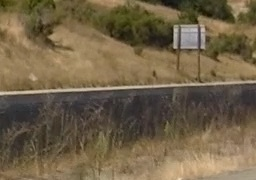
#> input picture test/equal_frames_0.jpg, 256 x 180 px; its folder holds 4 pictures in this run
$ python resize.py
#> lines starting #> are read from the running program, lines starting #| are printed output that depends on the picture
# Takes pictures from a file and resizes them to a given size (1280x720 in our case)
# and saves them in a new folder
# This is necessary because the algorithm only works for pictures of a certain size

import cv2
import os

# Set the input and output directories
input_dir = "test"
output_dir = "test_resized"

# Iterate over the files in the input directory
for file in os.listdir(input_dir):
    # Read the image
    image = cv2.imread(os.path.join(input_dir, file))
#> image is the input picture: shape (180, 256, 3); mean B, G, R 72.1, 97.9, 113.5

    # Resize the image
    resized_image = cv2.resize(image, (1280, 720))
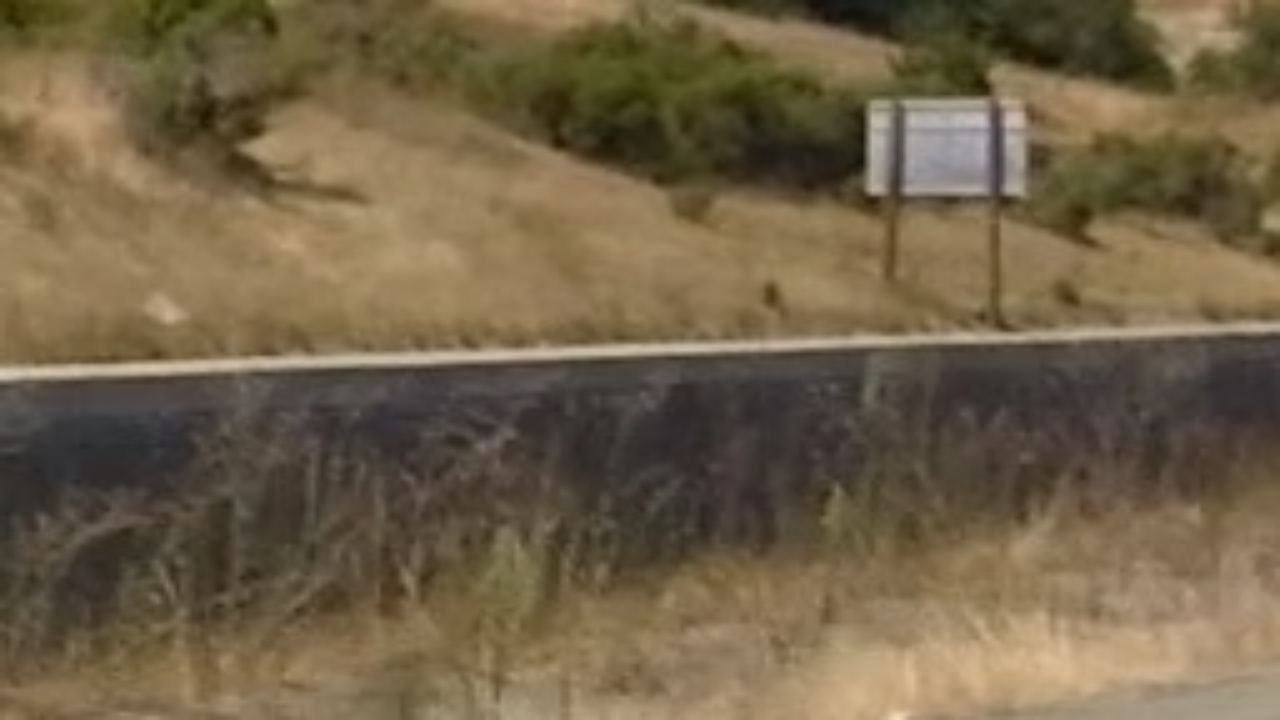
#> resized_image: shape (720, 1280, 3); mean B, G, R 72, 97.8, 113.4

    # Save the resized image
    cv2.imwrite(os.path.join(output_dir, file), resized_image)
#> pass 2 of the loop `for file in os.listdir(input_dir):`:
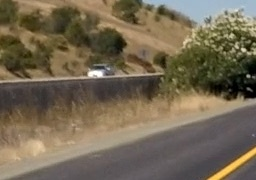
#> input picture test/equal_frames_1.jpg, 256 x 180 px
#> image is the input picture: shape (180, 256, 3); mean B, G, R 82.7, 104, 116.2
#> `resized_image = cv2.resize(image, (1280, 720))`:
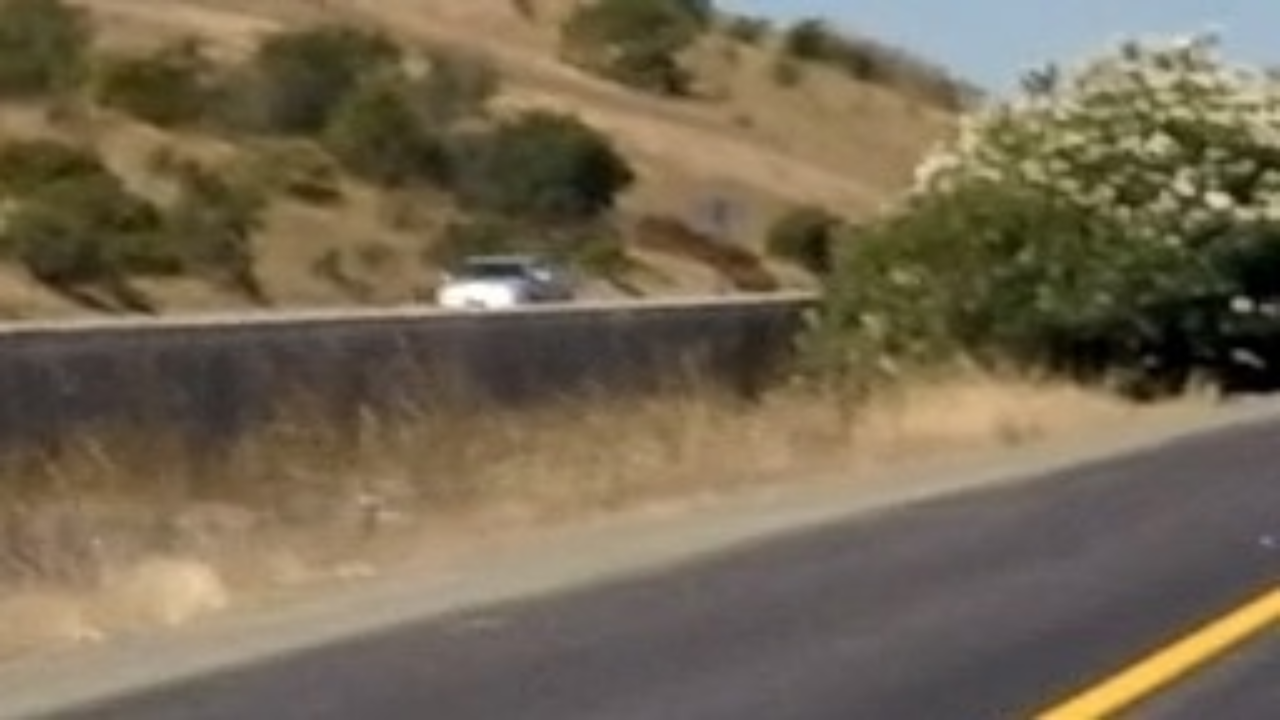
#> resized_image: shape (720, 1280, 3); mean B, G, R 82.6, 103.9, 116.1
#> pass 3 of the loop `for file in os.listdir(input_dir):`:
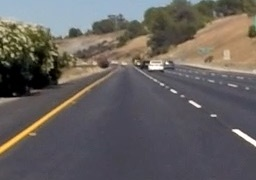
#> input picture test/equal_frames_2.jpg, 256 x 180 px
#> image is the input picture: shape (180, 256, 3); mean B, G, R 95.2, 97.3, 101.9
#> `resized_image = cv2.resize(image, (1280, 720))`:
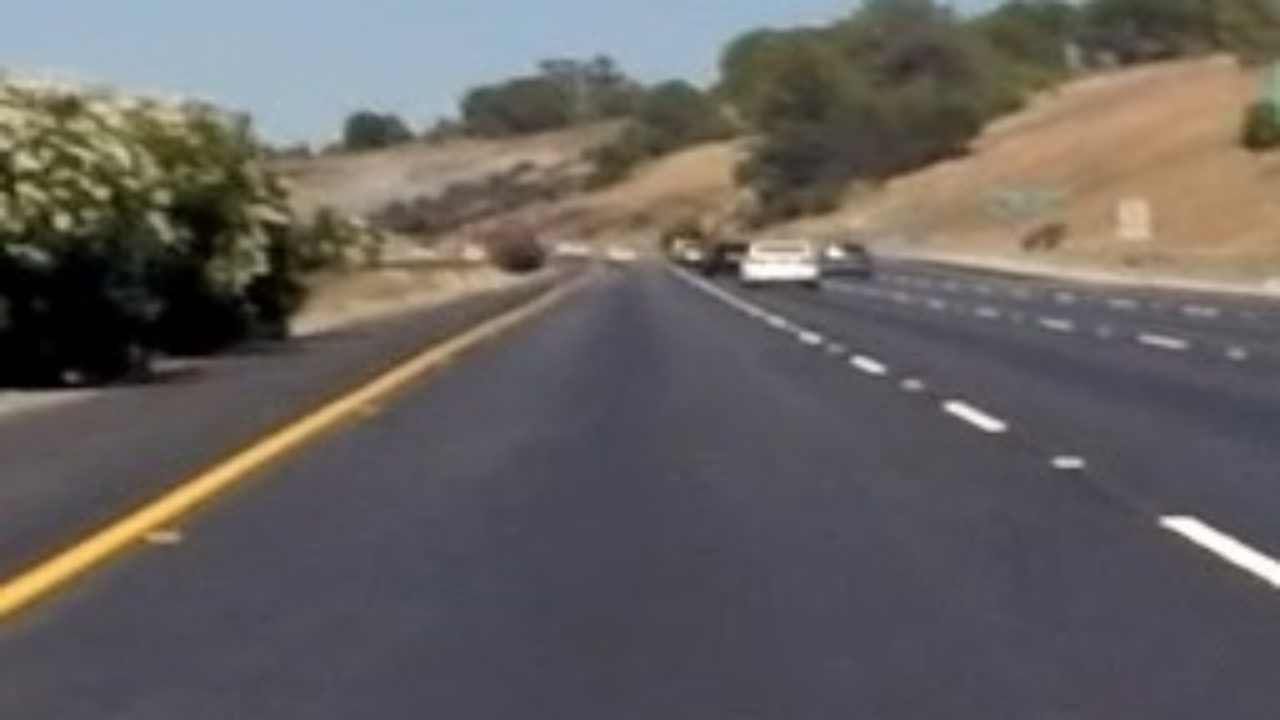
#> resized_image: shape (720, 1280, 3); mean B, G, R 95.2, 97.2, 101.8
#> the loop made 4 passes; the first 3 are shown
